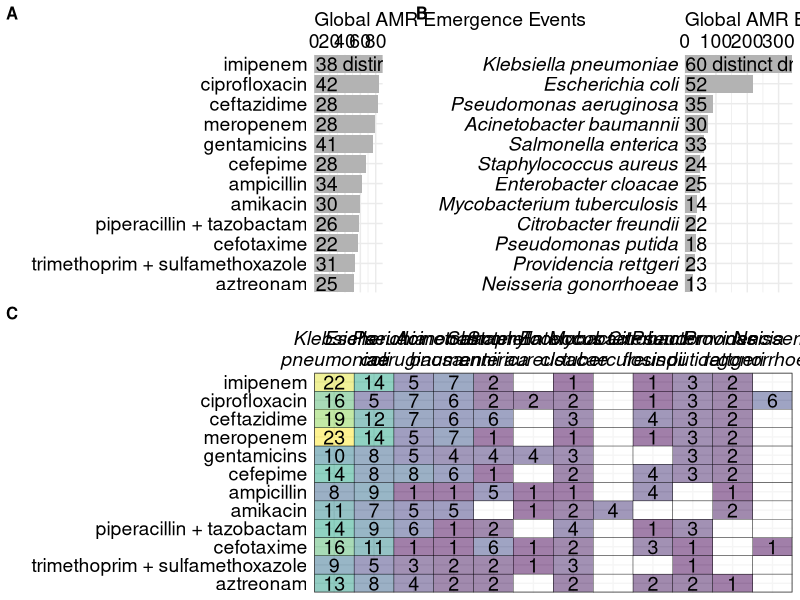
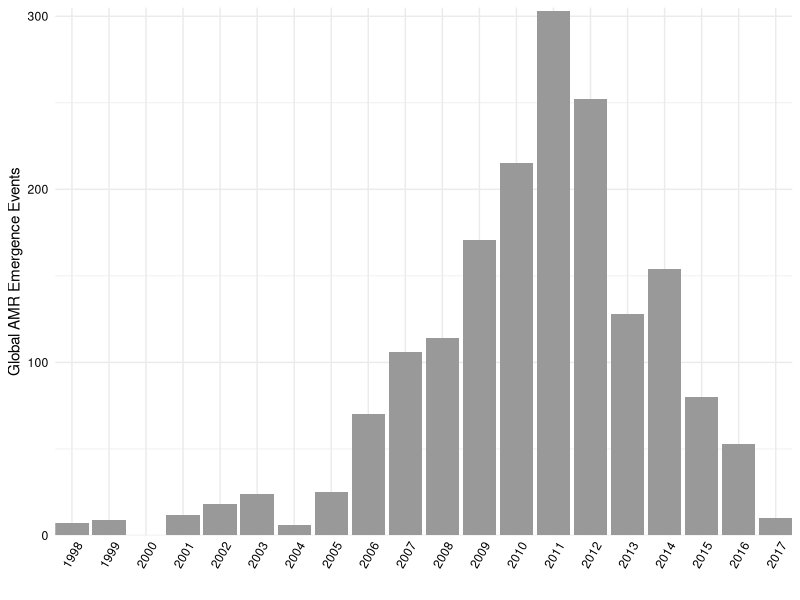
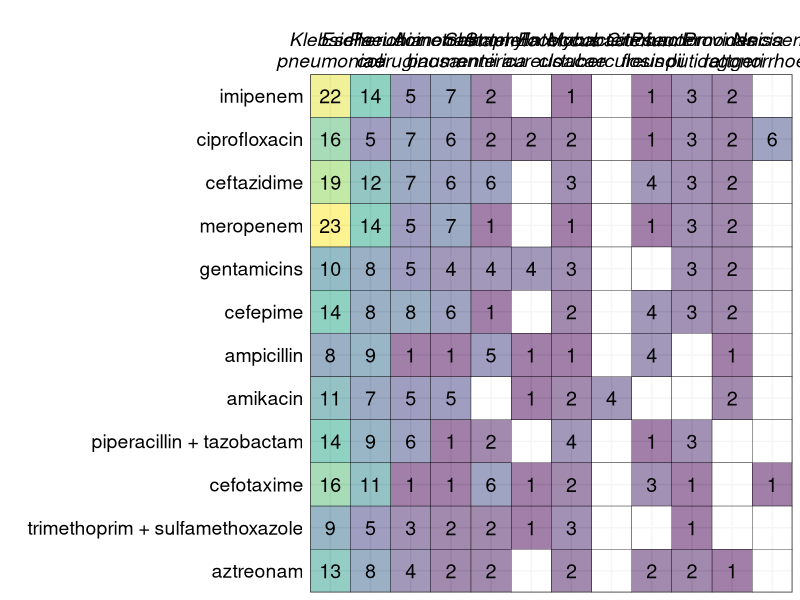
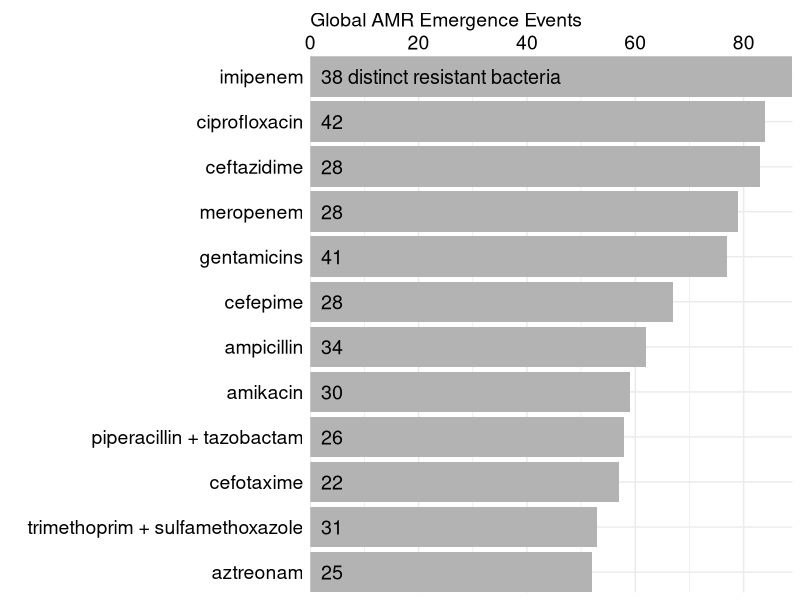
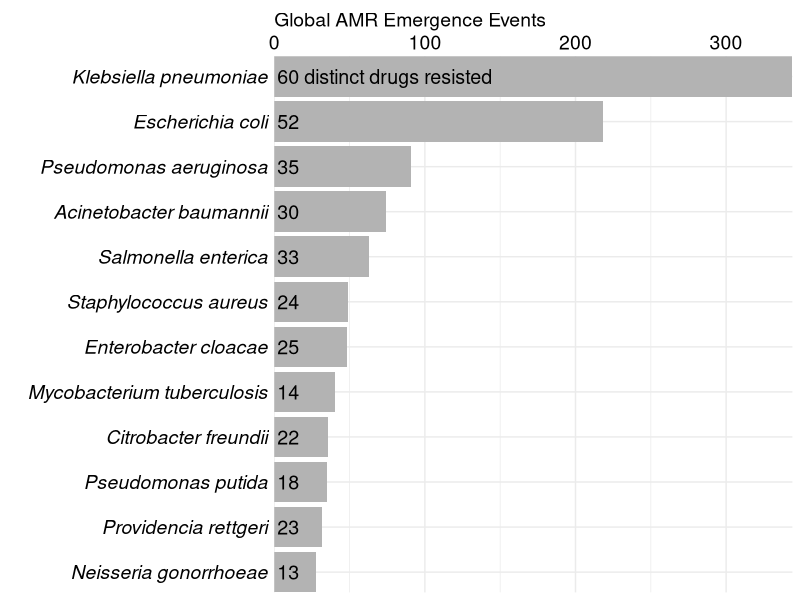
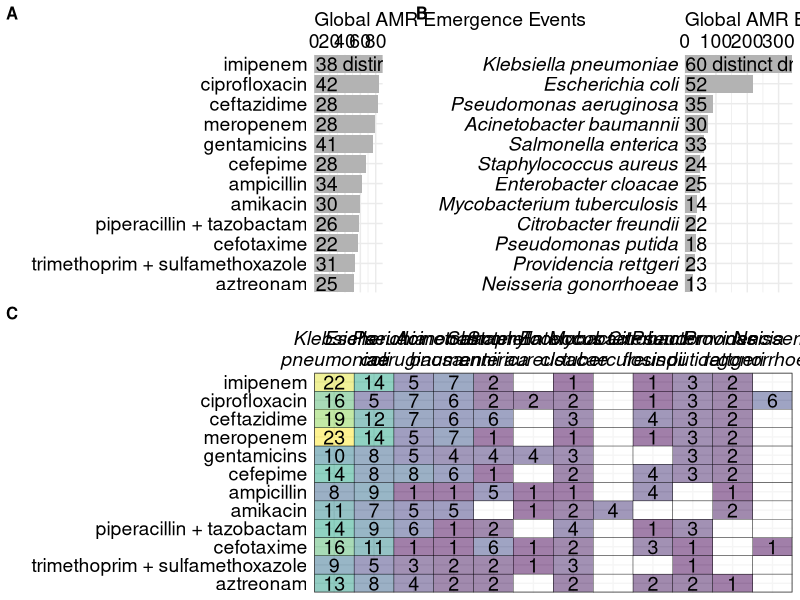
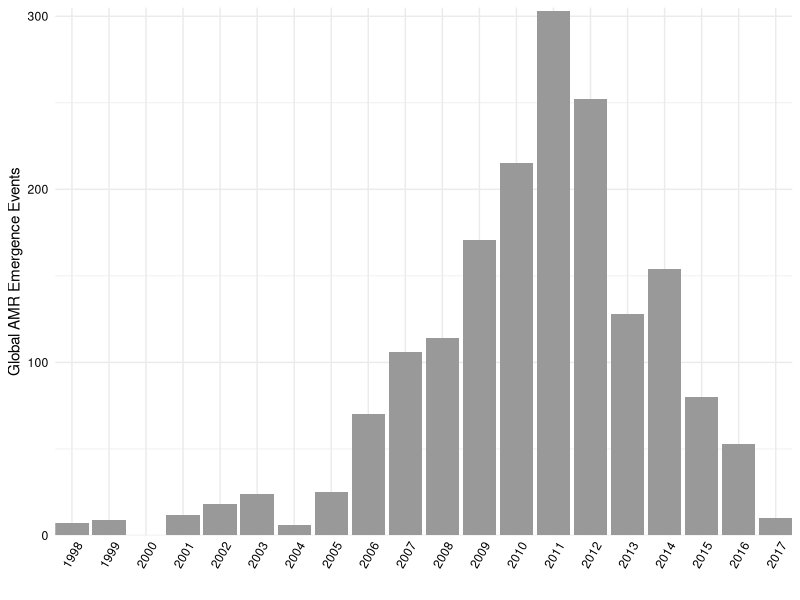

The R source for these figures, in order: (Note: this script raises an error after producing the figures.)
library(tidyverse)
library(here)
library(cowplot)


# Get data ----------------------------------------------------------------
events <- read_csv(here("events-db.csv")) %>%
  mutate(drug = str_remove_all(drug, "drug|combination")) %>%
  mutate(drug = str_replace_all(drug, ",", " + ")) %>%
  mutate(drug = str_squish(drug)) %>%
  mutate(drug = fct_infreq(drug)) %>%
  mutate(bacteria = str_to_sentence(bacteria)) %>%
  mutate(bacteria = fct_infreq(bacteria))

# summary counts
# see amr-db.csv in AMR repo for all article abstracts reviewed - 23770
# see link_tracking_current_07122018.xls for all promed abstracts reviewed - 1196
23770 + 1196
read_csv(here("data-processed","articles-db.csv")) %>% filter(downloaded == "yes") %>% nrow() # number abstracts reviewed
# promed_article_index.csv has number of promeds reviewed - 208
1583 + 208
  
n_distinct(events$study_id) # count studies in database
n_distinct(events$study_iso3c) # count countries
nrow(events) # count events

events %>%
  group_by(study_iso3c) %>%
  count(sort=T) 

events %>%
  select(study_id, study_country) %>%
  distinct() %>%
  group_by(study_country) %>%
  count(sort=T) 

top_drugs <- events %>% 
  select(bacteria, drug) %>%
  group_by(drug) %>%
  mutate(n_events = n()) %>%
  ungroup() %>%
  distinct() %>%
  group_by(drug, n_events) %>%
  count(name = "n_bacteria") %>%
  ungroup() %>%
  arrange(-n_events) %>%
  mutate(lab = ifelse(n_events == max(n_events), paste(n_bacteria, "distinct resistant bacteria"), n_bacteria)) %>%
  slice(1:12)

colistin <- events %>% 
  filter(drug == "colistin")
n_distinct(colistin$study_country)
n_distinct(colistin$bacteria)

top_bact <- events %>% 
  select(bacteria, drug) %>%
  group_by(bacteria) %>%
  mutate(n_events = n()) %>%
  ungroup() %>%
  distinct() %>%
  group_by(bacteria, n_events) %>%
  count(name = "n_drugs") %>%
  ungroup() %>%
  arrange(-n_events) %>%
  mutate(lab = ifelse(n_events == max(n_events), paste(n_drugs, "distinct drugs resisted"), n_drugs)) %>%
  slice(1:12)


# Heatmaps -----------------------------------------------------------------

heatmap_mat <- events %>%
  group_by(drug, bacteria) %>%
  count() %>%
  ungroup() %>%
  full_join(., expand(., drug, bacteria)) %>%
  filter(bacteria %in% top_bact$bacteria) %>%
  filter(drug %in% top_drugs$drug) 

heatmap <- ggplot(heatmap_mat %>% 
                    mutate(bacteria = fct_relabel(bacteria, ~str_replace(., " ", "\n"))) %>%
                    mutate(drug = fct_rev(drug)),
                  aes(bacteria, drug)) + 
  geom_tile(color = "black", aes(fill = n), alpha = 0.5) +
  geom_text(aes(label = n), color = "black", size = 5) +
  scale_fill_viridis_c(guide = FALSE, alpha = 0.5, na.value="transparent") +
  scale_x_discrete(position = "top", expand = c(0, 0)) +
  scale_y_discrete(expand = c(0, 0)) +
  labs(x = "", y = "") +
  theme_bw() +
  theme(axis.text.y = element_text(size = 14, color = "black"),
        axis.text.x = element_text(size = 14, face = "italic", color = "black"),
        axis.ticks = element_blank())
ggsave(here("figures/drug-bacteria-heatmap.png"), width = 19.5, height = 9)

drugs_total <- top_drugs %>% 
  mutate(drug = fct_rev(drug)) %>%
  ggplot(., aes(x = drug, y = n_events)) +
  geom_bar(stat = "identity", fill = "gray70") +
  geom_text(aes(label=lab), y = 2, hjust = "left", size = 5) +
  #scale_fill_viridis_c(guide = FALSE, alpha = 0.5) +
  scale_x_discrete(expand = c(0, 0)) +
  scale_y_continuous(expand = c(0, 0), position = "right") +
  labs(x = "", y = "Global AMR Emergence Events") +
  coord_flip() + 
  theme_minimal() +
  theme(axis.text.y = element_text(size = 14, color = "black"),
        axis.text.x = element_text(size = 14, color = "black"),
        axis.title.x = element_text(size = 14, hjust = 0, color = "black"),
        axis.ticks = element_blank())
ggsave(here("figures/drug-barchart.png"), width = 12, height = 9)


bact_total <- top_bact %>% 
  mutate(bacteria = fct_rev(bacteria)) %>%
  ggplot(., aes(x = bacteria, y = n_events)) +
  geom_bar(stat = "identity", fill = "gray70") +
  geom_text(aes(label=lab), y = 2, hjust = "left", size = 5) +
  #scale_fill_viridis_c(guide = FALSE, alpha = 0.5) +
  scale_x_discrete(expand = c(0, 0)) +
  scale_y_continuous(expand = c(0, 0), position = "right") +
  labs(x = "", y = "Global AMR Emergence Events") +
  coord_flip() + 
  theme_minimal() +
  theme(axis.text.y = element_text(size = 14, face = "italic", color = "black"),
        axis.text.x = element_text(size = 14, color = "black"),
        axis.title.x = element_text(size = 14, hjust = 0, color = "black"),
        axis.ticks = element_blank())
ggsave(here("figures/bacteria-barchart.png"), width = 12, height = 9)

top_row <- plot_grid(drugs_total, NULL, bact_total, nrow = 1,
          rel_widths = c(1, 0.05, 1), labels = c('A', '', 'B'), label_size = 12)
bottom_row <- plot_grid(heatmap, labels = 'C', label_size = 12)
plot_grid(top_row, bottom_row, nrow = 2)
ggsave(here("figures/drug-bacteria-barchart.png"), width = 19.5, height = 12)

# Publications over time --------------------------------------------------
events %>%
  mutate(start_year = as.numeric(str_sub(start_date, 1, 4))) %>%
  group_by(start_year) %>%
  count() %>%
  ungroup() %>%
  bind_rows(tibble(start_year = setdiff(seq(min(.$start_year), max(.$start_year)), .$start_year), n=0)) %>%
  arrange(start_year) %>%
  mutate(start_year = as.character(start_year)) %>%
  ggplot(., aes(x=start_year, y=n)) +
  geom_bar(stat = "identity", fill = "gray60" ) +
  scale_x_discrete(expand = c(0, 0)) +
  scale_y_continuous(expand = c(0, 0), limits = c(0, 305)) +
  labs(y = "Global AMR Emergence Events", x = "") +
  theme_minimal() +
  theme(axis.text.x = element_text(angle = 60, vjust = 0.6, color = "black"),
        axis.text.y = element_text(color = "black"))
ggsave(here("figures/pubs-over-time.png"))

# Field specificity -------------------------------------------------------

# drug (group/spec) 
drug <- events %>%
  select(drug, rank = drug_rank) %>%
  distinct() %>%
  mutate(rank = recode(rank, 
                            "drug group + drug group" = "drug group",
                            "drug name + drug name" = "drug name",
                            "drug group + drug name" = "drug group/name combo")) %>%
  group_by(rank) %>%
  count() %>%
  ungroup() %>%
  mutate(rank = factor(rank, levels = c("drug name", "drug group", "drug group/name combo")),
         cat = "Drug") %>%
  arrange(rank)

# bact (family, genus, species) 
bact <- events %>%
  select(bacteria, rank = bacteria_rank) %>%
  distinct() %>%
  group_by(rank) %>%
  count() %>%
  ungroup() %>%
  mutate(rank = factor(rank, levels = c("species", "genus", "family")),
         cat = "Bacteria") %>%
  arrange(rank)

# location (county, state, city , hosp, impute)
loc <- events %>%
  select(study_id, study_location_basis) %>%
  distinct() %>%
  mutate(rank = ifelse(grepl("hospital", study_location_basis), 
                                      "hospital", ifelse(grepl("city", study_location_basis),
                                                         "city", ifelse(grepl("state_province_district", study_location_basis),
                                                                        "state/province/district", "country")))) %>%
  group_by(rank) %>%
  count() %>%
  ungroup() %>%
  mutate(rank = factor(rank, levels = c("hospital", "city", "state/province/district", "country")),
         cat = "Location") %>%
  arrange(rank)


# date (year, month, day, impute)
date <- events %>%
  select(study_id, start_date, rank = start_date_rank) %>%
  distinct() %>%
  group_by(rank) %>%
  count() %>%
  ungroup() %>%
  mutate(rank = factor(rank, levels = c("day", "month", "year")),
         cat = "Date") %>%
  arrange(rank)


ranks <- reduce(list(drug, bact, loc, date), rbind) %>%
  select(" "=cat, "Classification" = rank, "Count" = n)

write_csv(ranks, here::here("figures", "field_summary.csv"))


